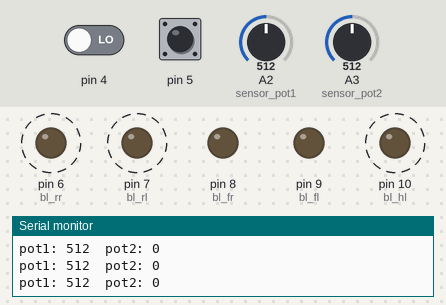
The sketch below on a simulated Arduino Uno, built with avr-gcc and run on an emulated ATmega328P. Parts: output pins drawn as LEDs (lit = HIGH), the last lines printed to the serial monitor. Dashed ring = blinking. Inputs (shaded band) come from the test bench; at power-on: A3 (sensor_pot2) = 512, A2 (sensor_pot1) = 512, pin 5 LOW, pin 4 LOW.

Above: at 1.2 s.
1.3 s: A3 (sensor_pot2) set to 900
4.3 s: A2 (sensor_pot1) set to 11
7.3 s: A2 (sensor_pot1) set to 8
9.4 s: A3 (sensor_pot2) set to 306
At 10.41 s:
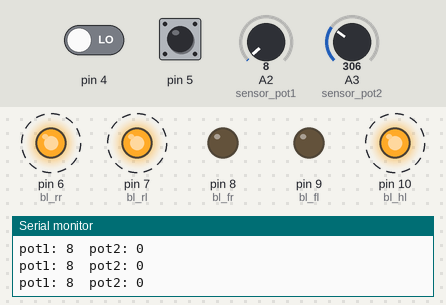
12.4 s: pin 5 pulsed HIGH 5 times (0.12 s each, 0.3 s apart)
At 13.7 s:
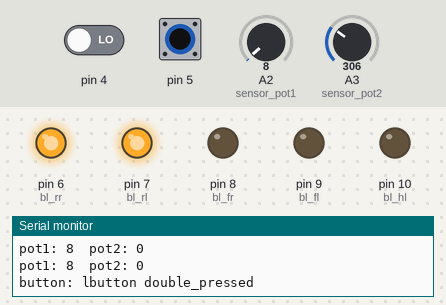
15.4 s: pin 5 pulsed HIGH 5 times (0.12 s each, 0.3 s apart)
At 16.71 s:
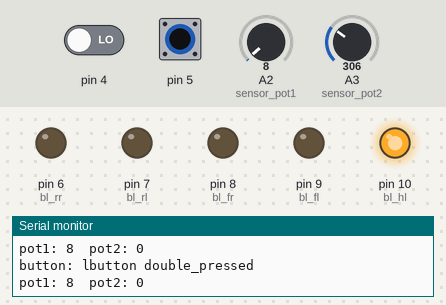
At 17.3 s:
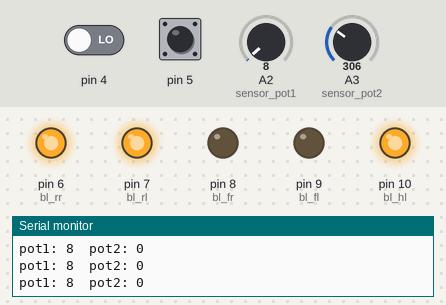
Timing chart, 0 to 19.4 s (numbered marks = the images above; inputs shaded):
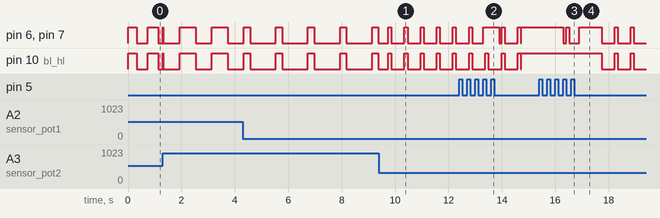

Measured:
- after the input at 9.4 s, pin 6 (bl_rr), pin 7 (bl_rl), pin 10 (bl_hl): alternates HIGH for 0.11 s and LOW for 0.49 s, starting after 0.35 s
- after the input at 15.4 s, pin 6 (bl_rr), pin 7 (bl_rl): HIGH → LOW after 0.91 s, → HIGH 0.10 s later, → LOW 0.11 s later, → HIGH 0.38 s later, … (9 changes in this stretch); pin 10 (bl_hl): alternates HIGH for 0.11 s and LOW for 0.49 s, starting after 2.3 s
- by itself, pin 6 (bl_rr), pin 7 (bl_rl), pin 10 (bl_hl): alternates HIGH for 0.24 s and LOW for 0.96 s

The sketch:

main.ino
```cpp
// (licence header left out)
#include "main.h"

#define   CHRONO_RESET          7000
#define   SYSTEM_CYCLE_PERIOD   10

#define   POT1_MIN              0
#define   POT1_MAX              1023
#define   POT2_MIN              POT1_MIN
#define   POT2_MAX              POT1_MAX

#define   BL_CP_MIN             300
#define   BL_CP_MAX             1500
#define   BL_DC_MIN             0.2
#define   BL_DC_MAX             0.8

// Declare globals
int    sensor_amb;
int    sensor_pot1;
int    sensor_pot2;
float  pot1;
float  pot2;

int    time;
int    timep;
int    ts;

int    bl_hl;
int    bl_fl;
int    bl_fr;
int    bl_rl;
int    bl_rr;

char message[100];

MachineStates  machineStates;
GestureHandler gestureHandler;
DynLight       dynLight;
Button         leftButton;
Button         rightButton;

// Setup system
void
setup ()
{
        // Setup serial port
        Serial.begin (9600);
        while (!Serial) {
                delay(SYSTEM_CYCLE_PERIOD);
        }
        Serial.println ("Kvinlumo");

        machine_states_configure (&machineStates,
                                  S_AMB_NIGHT,
                                  S_HEA_FWH,
                                  S_BRK_NB,
                                  S_LMO_BL);

        // Initialize dynamic light signal
        dynlight_init (&dynLight);

        // Initialize inputs
        sensor_amb  = A1;
        sensor_pot1 = A2;
        sensor_pot2 = A3;
        pot1        = 0;
        pot2        = 0;
        // float ain_pot = 0;
        // float ain_amb = 0;

        // Initialize buttons
        button_init (&leftButton, 5);
        button_init (&rightButton, 4);
        pinMode (leftButton.pin, INPUT);
        pinMode (rightButton.pin, INPUT);

        button_connect (&leftButton,
                        BTN_CB_SINGLE_PRESS,
                        &callback_set_lbutton_single_pressed);
        button_connect (&rightButton,
                        BTN_CB_SINGLE_PRESS,
                        &callback_set_rbutton_single_pressed);
        button_connect (&leftButton,
                        BTN_CB_LONG_PRESS,
                        &callback_set_lbutton_long_pressed);
        button_connect (&rightButton,
                        BTN_CB_LONG_PRESS,
                        &callback_set_rbutton_long_pressed);
        button_connect (&leftButton,
                        BTN_CB_DOUBLE_PRESS,
                        &callback_set_lbutton_double_pressed);

        button_set_callback_data (&leftButton,  (void*) &gestureHandler);
        button_set_callback_data (&rightButton, (void*) &gestureHandler);

        // Initialize outputs (lights)
        bl_hl =  10;
        bl_fl =  9;
        bl_fr =  8;
        bl_rl =  7;
        bl_rr =  6;
        pinMode (bl_hl,OUTPUT);
        pinMode (bl_fl,OUTPUT);
        pinMode (bl_fr,OUTPUT);
        pinMode (bl_rl,OUTPUT);
        pinMode (bl_rr,OUTPUT);

        // Setup clock
        time =   0;
        timep =  0;
        ts =     0;

        gesturehandler_init (&gestureHandler, &machineStates);

        // everything ok here
        return;
}

// Main loop
void
loop ()
{
        // Update time

        timep = time;
        time = millis () % CHRONO_RESET;
        ts = (time > timep ? time-timep : time-timep+CHRONO_RESET);

        // Update sensors
        pot1 = analogRead (sensor_pot1);
        pot2 = analogRead (sensor_pot2);

        if (time % 100 > 90) {
                sprintf(message, "pot1: %d\tpot2: %d\n", (int) pot1, pot2);
                Serial.println (message);
        }

        button_update (&leftButton, ts);
        button_update (&rightButton, ts);

        // Process input

        dynLight.duty_cycle   = INTERPOLATE(BL_DC_MIN,  BL_DC_MAX,
                                            POT1_MIN,   POT1_MAX,  pot1);
        dynLight.cycle_period = INTERPOLATE(BL_CP_MIN,  BL_CP_MAX,
                                            POT2_MIN,   POT2_MAX,  pot2);
        gesturehandler_update (&gestureHandler, ts);

        // Update actuators

        dynlight_update (&dynLight, ts);

        set_lmo (&machineStates, &dynLight);
        set_hl (&machineStates, &dynLight, bl_hl);
        set_fx (&machineStates, &dynLight, S_HEA_SL, bl_fl);
        set_fx (&machineStates, &dynLight, S_HEA_SR, bl_fr);
        set_rx (&machineStates, &dynLight, S_HEA_SL, bl_rl);
        set_rx (&machineStates, &dynLight, S_HEA_SR, bl_rr);

        // Finish cycle

        delay (SYSTEM_CYCLE_PERIOD);
        return;
}

// Other functions
void
set_hl (const MachineStates *states,
        const DynLight      *dynLight,
        const int            light)
{
        if (states->sm_amb == S_AMB_NIGHT) {
                digitalWrite (light,dynLight->modelight);
        } else {
                digitalWrite (light,LOW);
        }
        return;
}

void
set_fx (const MachineStates *states,
        const DynLight      *dynLight,
        const int            dir,
        const int            light)
{
        if (states->sm_hea == dir) {
                digitalWrite (light,dynLight->blinker);
        } else {
                digitalWrite (light,LOW);
        }
        // TODO: implement backup mode
        /* if (states->sm_hea == S_HEA_FWH) { */
        /*     if ( (states->sm_amb == S_AMB_DAY) &&   (states->sm_brk == S_BRK_BR) )  */
        /*     || ( (states->sm_amb == S_AMB_NIGHT) && (states->sm_brk == S_BRK_NB) ) { */
        /*         digitalWrite (bl_fl,); */
        /*     } */
        /* } */
        return;
}

void
set_rx (const MachineStates *states,
        const DynLight      *dynLight,
        const int            dir,
        const int            light)
{
        if (states->sm_hea == S_HEA_FWH) {
                if (
                    ((states->sm_amb == S_AMB_DAY) && (states->sm_brk == S_BRK_BR))
                    || ((states->sm_amb == S_AMB_NIGHT) && (states->sm_brk == S_BRK_NB))
                   ) {
                        digitalWrite (light,dynLight->modelight);
                } else if ( (states->sm_amb == S_AMB_DAY) && (states->sm_brk == S_BRK_NB) ) {
                        /* digitalWrite (light,LIGHT_OFF) */
                        digitalWrite (light,LOW);
                } else if ( (states->sm_amb == S_AMB_NIGHT) && (states->sm_brk == S_BRK_BR) ) {
                        /* digitalWrite (light,lmo_not) */
                        digitalWrite (light,dynLight->anti_modelight);
                }
        } else if (states->sm_hea == dir) {
                digitalWrite (light,dynLight->blinker);
        } else {
                if (states->sm_brk == S_BRK_BR) {
                        digitalWrite (light,HIGH);
                } else {
                        digitalWrite (light,LOW);
                }
        }
        return;
}

void set_lmo (const MachineStates *states,
              DynLight            *dynLight)
{
        if (states->sm_lmo == S_LMO_BL) {
                dynLight->modelight = dynLight->blinker;
                dynLight->anti_modelight = HIGH;
        } else if (states->sm_lmo == S_LMO_ST) {
                dynLight->modelight = HIGH;
                dynLight->anti_modelight = dynLight->blinker;
        }
}

bool
val_is_within_range (const int val,
                     const int a,
                     const int b)
{
        return ((val >= a) && (val <= b));
}

void
callback_toggle_turn_left (void *callback_data)
{
        MachineStates *machineStates = (MachineStates*) callback_data;
        if (machineStates->sm_hea == S_HEA_SL)
                machineStates->sm_hea = S_HEA_FWH;
        else
                machineStates->sm_hea = S_HEA_SL;
        return;
}

void
callback_toggle_turn_right (void *callback_data)
{
        MachineStates *machineStates = (MachineStates*) callback_data;
        if (machineStates->sm_hea == S_HEA_SR)
                machineStates->sm_hea = S_HEA_FWH;
        else
                machineStates->sm_hea = S_HEA_SR;
        return;
}

void
callback_toggle_lmo (void *callback_data)
{
        MachineStates *machineStates = (MachineStates*) callback_data;
        if (machineStates->sm_lmo == S_LMO_BL)
                machineStates->sm_lmo = S_LMO_ST;
        else
                machineStates->sm_lmo = S_LMO_BL;
        return;
}

void
callback_toggle_amb (void *callback_data)
{
        MachineStates *machineStates = (MachineStates*) callback_data;
        if (machineStates->sm_amb == S_AMB_DAY)
                machineStates->sm_amb = S_AMB_NIGHT;
        else
                machineStates->sm_amb = S_AMB_DAY;
        return;
}

void
callback_toggle_brk (void *callback_data)
{
        MachineStates *machineStates = (MachineStates*) callback_data;
        if (machineStates->sm_brk == S_BRK_NB)
                machineStates->sm_brk = S_BRK_BR;
        else
                machineStates->sm_brk = S_BRK_NB;
        return;
}

void
callback_set_lbutton_single_pressed (void *gestureHandler)
{
        Serial.println ("button: lbutton single_pressed");
        ((GestureHandler*) gestureHandler)->state_lbutton = GH_BTN_SPRESSED;
        return;
}

void
callback_set_rbutton_single_pressed (void *gestureHandler)
{
        Serial.println ("button: rbutton single_pressed");
        ((GestureHandler*) gestureHandler)->state_rbutton = GH_BTN_SPRESSED;
        return;
}

void
callback_set_lbutton_long_pressed (void *gestureHandler)
{
        Serial.println ("button: lbutton long_pressed");
        ((GestureHandler*) gestureHandler)->state_lbutton = GH_BTN_LPRESSED;
        return;
}

void
callback_set_rbutton_long_pressed (void *gestureHandler)
{
        Serial.println ("button: rbutton long_pressed");
        ((GestureHandler*) gestureHandler)->state_rbutton = GH_BTN_LPRESSED;
        return;
}

void
callback_set_lbutton_double_pressed (void *gestureHandler)
{
        Serial.println ("button: lbutton double_pressed");
        ((GestureHandler*) gestureHandler)->state_lbutton = GH_BTN_DPRESSED;
        return;
}

// vim: set cin cino+=(0
```

buttons.h
```cpp
// (licence header left out)
#ifndef _BUTTONS_H_
#define _BUTTONS_H_

#include <Arduino.h>
#include <stdint.h>
#include "main.h"

#define BTN_TIMER_POS_MIN_AGE 15
#define BTN_TIMER_SINGLE_PRESS 300
#define BTN_TIMER_LONG_PRESS   700
#define BTN_TIMER_DOUBLE_PRESS 1000

enum {
        BTN_CB_SINGLE_PRESS,
        BTN_CB_LONG_PRESS,
        BTN_CB_DOUBLE_PRESS
};

enum {
        BTN_POS_UNKNOWN,
        BTN_POS_DOWN,
        BTN_POS_UP
};

typedef struct
{
        uint8_t    id;
        uint8_t    pin;
        uint8_t    state;
        uint8_t    position_curr;
        uint8_t    position_prev;
        uint16_t   position_age;
        uint16_t   timer;
        void      *callback_data;
        void     (*callback_long_press)   (void*);
        void     (*callback_single_press) (void*);
        void     (*callback_double_press) (void*);
} Button;

void button_init    (Button         *button,
                     const uint8_t   pin);

void button_update  (Button         *button,
                     const uint16_t  ts);

void button_connect (Button         *button,
                     const uint8_t   type,
                     void            (*callback_function) (void*));

#endif // _BUTTONS_H_
```

buttons.ino
```cpp
// (licence header left out)
#include "buttons.h"

void
button_init (Button        *button,
             const uint8_t  pin)
{
        button->id                    = 0;
        button->pin                   = pin;
        button->state                 = 0;
        button->timer                 = 0;
        button->position_curr         = BTN_POS_UNKNOWN;
        button->position_prev         = BTN_POS_UNKNOWN;
        button->position_age          = 0;
        button->callback_single_press = &button_callback_empty;
        button->callback_long_press   = &button_callback_empty;
        button->callback_double_press = &button_callback_empty;
        button->callback_data         = NULL;
}

void
button_set_callback_data (Button *button,
                          void   *callback_data)
{
        button->callback_data = callback_data;
        return;
}

void
button_connect (Button         *button,
                const uint8_t   callback_type,
                void          (*callback_function)(void*))
{
        switch (callback_type) {
        case BTN_CB_SINGLE_PRESS:
                button->callback_single_press = callback_function;
        case BTN_CB_LONG_PRESS:
                button->callback_long_press   = callback_function;
        case BTN_CB_DOUBLE_PRESS:
                button->callback_double_press = callback_function;
        }
        return;
}

void
button_update (Button         *button,
               const uint16_t  ts)
{
        // Update button position
        uint8_t read_state = BTN_POS_UNKNOWN;
        read_state = (digitalRead (button->pin) == 1)
                     ? BTN_POS_UP : BTN_POS_DOWN;

        button->timer = (button->timer >= ts) ? (button->timer-ts) : 0;

        bool button_down = ((read_state == BTN_POS_DOWN) &&
                            (button->position_age > BTN_TIMER_POS_MIN_AGE));
        bool button_up   = ((read_state == BTN_POS_UP) &&
                            (button->position_age > BTN_TIMER_POS_MIN_AGE));
        bool timed_out   = (button->timer == 0);

        button->position_prev = button->position_curr;
        if        (button_down) {
                button->position_curr = BTN_POS_DOWN;
        } else if (button_up) {
                button->position_curr = BTN_POS_UP;
        }

        // Update button position age
        button->position_age = (button->position_curr == button->position_prev)
                               ? button->position_age+ts : 0;

        // buttton state machine
        // based on diagram at http://mathertel.de/Arduino/OneButtonLibrary.aspx
        uint8_t next_state = button->state;
        switch (button->state) {
        case 0:
                if (button_down) {
                        button->timer = BTN_TIMER_LONG_PRESS;
                        next_state = 1;
                }
                break;
        case 1:
                if (button->state == 1) {
                        if (button_up) {
                                button->timer = BTN_TIMER_SINGLE_PRESS;
                                next_state = 2;
                        } else if (timed_out) {
                                // send long_press
                                button->callback_long_press (button->callback_data);
                                next_state = 6;
                        }
                }
                break;
        case 2:
                if (button_down) {
                        // button->timer = timer3;
                        next_state = 3;
                } else if (timed_out) {
                        // send single_press
                        button->callback_single_press (button->callback_data);
                        next_state = 0;
                }
                break;
        case 3:
                if (button_up) {
                        // send double_press
                        button->callback_double_press (button->callback_data);
                        next_state = 0;
                }
                break;
        case 6:
                if (button_up) {
                        next_state = 0;
                }
                break;
        }
        button->state = next_state;

        return;
}

void
button_callback_empty (void *data)
{
        return;
}
```

dynlight.h
```cpp
// (licence header left out)
#ifndef _DYNLIGHT_H_
#define _DYNLIGHT_H_

#include <Arduino.h>

#define DYNLIGHT_DEFAULT_DUTY_CYCLE     0.5
#define DYNLIGHT_DEFAULT_CYCLE_PERIOD 700

#define INTERPOLATE(Y0,Y1,X0,X1,X) Y0+(Y1-Y0)/(X1-X0)*(X-X0)

typedef struct _DynLight
{
        uint16_t  chrono;
        float     duty_cycle;
        uint16_t  cycle_period;
        uint8_t   modelight;
        uint8_t   blinker;
        uint8_t   anti_modelight;
        uint8_t   anti_blinker;
} DynLight;

void dynlight_init   (DynLight      *dynLight);

void dynlight_update (DynLight      *dynLight,
                      const uint8_t  ts);

#endif // _DYNLIGHT_H_
```

dynlight.ino
```cpp
// (licence header left out)
#include "dynlight.h"

void
dynlight_init (DynLight *dynLight)
{
        // Init config
        dynLight->duty_cycle     = DYNLIGHT_DEFAULT_DUTY_CYCLE;
        dynLight->cycle_period   = DYNLIGHT_DEFAULT_CYCLE_PERIOD;

        // Init lights
        dynLight->modelight      = LOW;
        dynLight->anti_modelight = LOW;
        dynLight->blinker        = LOW;
        dynLight->anti_blinker   = LOW;

        return;
}

void
dynlight_update (DynLight *dynLight,
                 const uint8_t ts)
{
        dynLight->chrono += ts;

        if (dynLight->chrono <= dynLight->cycle_period*dynLight->duty_cycle) {
                dynLight->blinker      = HIGH;
                dynLight->anti_blinker = LOW;
        } else {
                dynLight->blinker      = LOW;
                dynLight->anti_blinker = HIGH;
        }

        if (dynLight->chrono > dynLight->cycle_period) {
                dynLight->chrono -= dynLight->cycle_period;
        }

        return;
}
```

machinestates.h
```cpp
// (licence header left out)
#ifndef _MACHINESTATES_H_
#define _MACHINESTATES_H_

#include <Arduino.h>
#include "buttons.h"

// brake states
enum {
        S_BRK_BR,       // braking
        S_BRK_NB        // not braking
};

// heading states
enum {
        S_HEA_FWH,      // forward
        S_HEA_SL,       // steering left
        S_HEA_SR        // steering right
};

// ambient states
enum {
        S_AMB_DAY,      // day
        S_AMB_NIGHT     // night
};

// light modes
enum {
        S_LMO_ST,       // steady mode
        S_LMO_BL        // blinking
};

typedef struct _MachineStates
{
        uint8_t  sm_brk;
        uint8_t  sm_hea;
        uint8_t  sm_amb;
        uint8_t  sm_lmo;
        double   time;
} MachineStates;

void machine_states_configure (MachineStates       *ms,
                               const int            amb,
                               const int            hea,
                               const int            brk,
                               const int            lmo);

void machine_states_copy      (const MachineStates *src,
                               MachineStates       *tgt);

#endif // _MACHINESTATES_H_
```

Source omitted: gesturehandler.h (1557 bytes), gesturehandler.ino (7564 bytes), machinestates.ino (822 bytes), main.h (2183 bytes)
